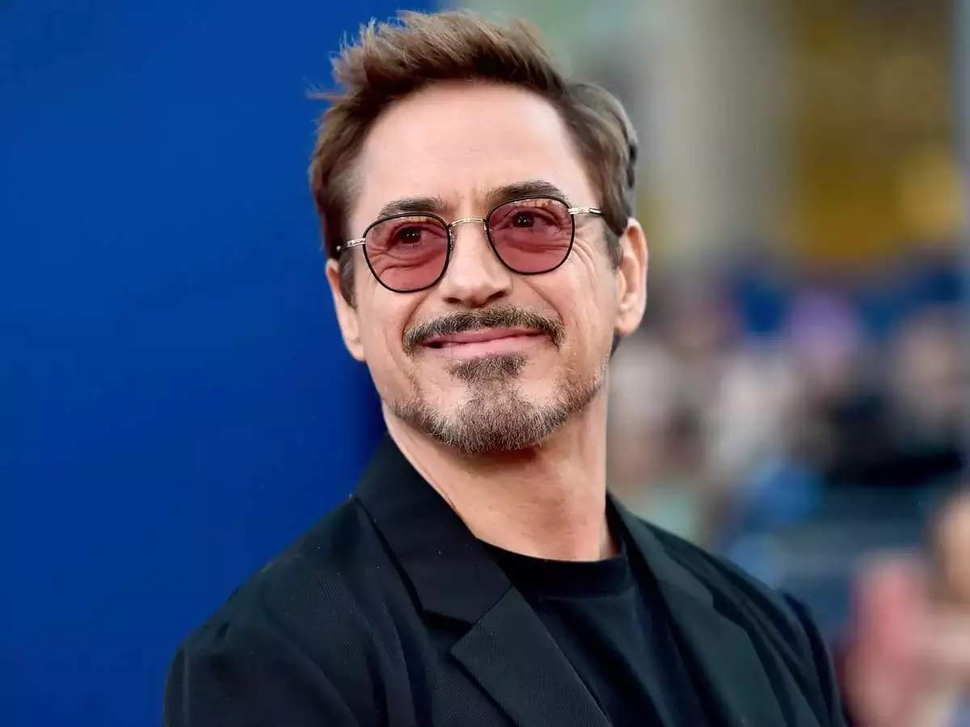
#> input picture Face detection/rdj4.png, 970 x 727 px, shrunk from 1200 x 900 before the run, found by its file name
$ python image.py
#> lines starting #> are read from the running program, lines starting #| are printed output that depends on the picture; after the words box and inside, x2 and y2 are one past the last pixel; in counts of white or black regions, pixels touching at a corner belong together
import cv2
from random import randrange
#using trained data
trained_face_data =cv2.CascadeClassifier('haarcascade_frontalface_default.xml')

img=cv2.imread('rdj4.PNG')
#> img is the input picture: shape (727, 970, 3); mean B, G, R 106.2, 79.7, 70.2


#img to grayscale
grayscaled_img = cv2.cvtColor(img, cv2.COLOR_BGR2GRAY)
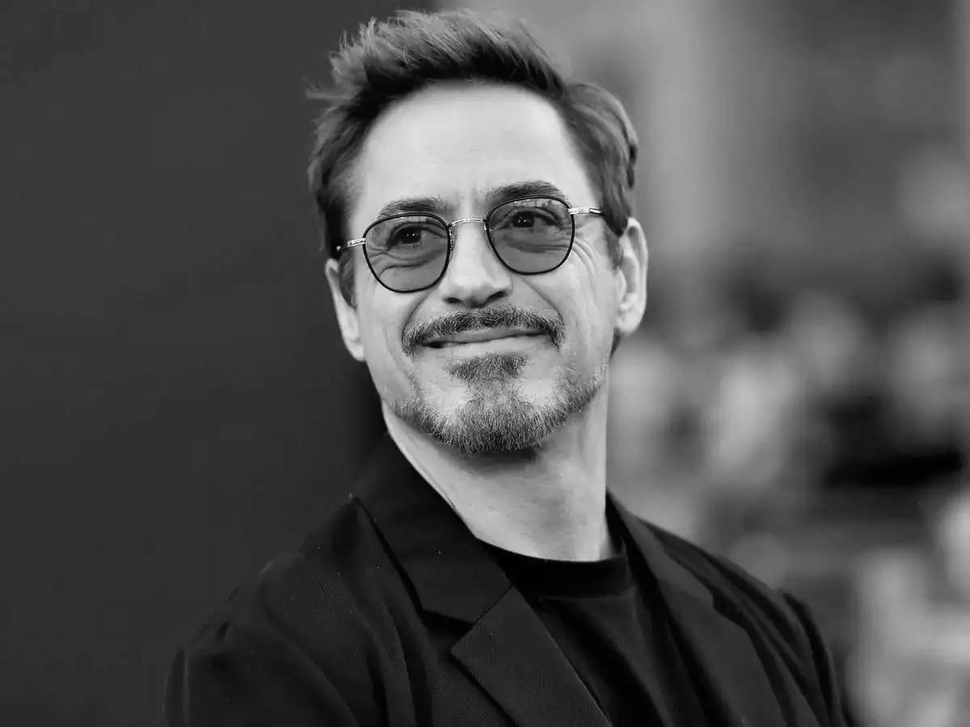
#> grayscaled_img: shape (727, 970); min 0, max 255, mean 79.9

#detect  faces
face_coordinates= trained_face_data.detectMultiScale(grayscaled_img)
#> face_coordinates = [[284, 84, 383, 383]]


#Draw rectangle around the face
for (x,y,w,h) in face_coordinates:

 cv2.rectangle(img,( x ,y) , (x+ w, y+h),(randrange(256),randrange(256),randrange(256)),10)
#> this loop made 1 pass
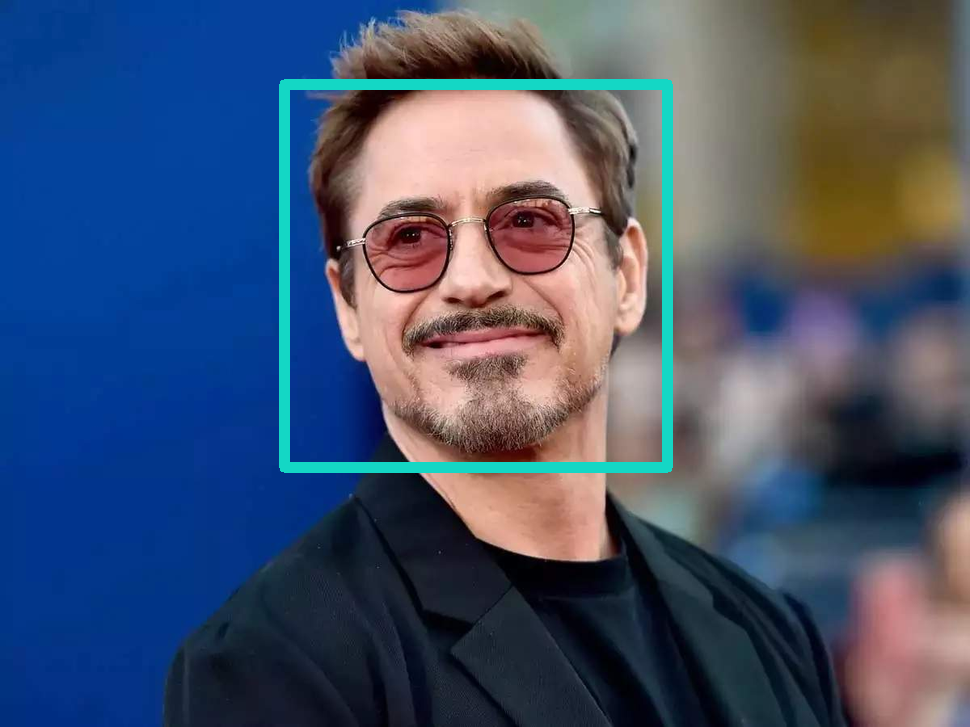
#> img: shape (727, 970, 3); 2.38% of pixels changed, all inside (x1, y1, x2, y2) = (279, 79, 673, 473)

cv2.imshow('jack',img)
cv2.waitKey() #so we can see the img


#to close when pressed q
